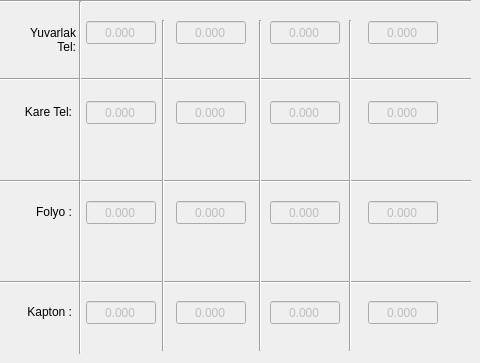
     <widget class="QWidget" name="tab_2">
      <attribute name="title">
       <string>Agirliklar</string>
      </attribute>
      <widget class="Line" name="line_31">
       <property name="geometry">
        <rect>
         <x>0</x>
         <y>71</y>
         <width>471</width>
         <height>16</height>
        </rect>
       </property>
       <property name="orientation">
        <enum>Qt::Horizontal</enum>
       </property>
      </widget>
      <widget class="QLabel" name="label_466">
       <property name="geometry">
        <rect>
         <x>15</x>
         <y>104</y>
         <width>57</width>
         <height>16</height>
        </rect>
       </property>
       <property name="layoutDirection">
        <enum>Qt::LeftToRight</enum>
       </property>
       <property name="text">
        <string>Kare Tel:</string>
       </property>
       <property name="alignment">
        <set>Qt::AlignRight|Qt::AlignTrailing|Qt::AlignVCenter</set>
       </property>
      </widget>
      <widget class="Line" name="line_39">
       <property name="geometry">
        <rect>
         <x>0</x>
         <y>274</y>
         <width>471</width>
         <height>16</height>
        </rect>
       </property>
       <property name="orientation">
        <enum>Qt::Horizontal</enum>
       </property>
      </widget>
      <widget class="QLabel" name="label_465">
       <property name="geometry">
        <rect>
         <x>15</x>
         <y>24</y>
         <width>61</width>
         <height>31</height>
        </rect>
       </property>
       <property name="layoutDirection">
        <enum>Qt::LeftToRight</enum>
       </property>
       <property name="text">
        <string>Yuvarlak 
 Tel:</string>
       </property>
       <property name="alignment">
        <set>Qt::AlignRight|Qt::AlignTrailing|Qt::AlignVCenter</set>
       </property>
      </widget>
      <widget class="QLabel" name="label_468">
       <property name="geometry">
        <rect>
         <x>15</x>
         <y>304</y>
         <width>57</width>
         <height>16</height>
        </rect>
       </property>
       <property name="layoutDirection">
        <enum>Qt::LeftToRight</enum>
       </property>
       <property name="text">
        <string>Kapton :</string>
       </property>
       <property name="alignment">
        <set>Qt::AlignRight|Qt::AlignTrailing|Qt::AlignVCenter</set>
       </property>
      </widget>
      <widget class="QLabel" name="label_467">
       <property name="geometry">
        <rect>
         <x>15</x>
         <y>204</y>
         <width>57</width>
         <height>16</height>
        </rect>
       </property>
       <property name="layoutDirection">
        <enum>Qt::LeftToRight</enum>
       </property>
       <property name="text">
        <string>Folyo :</string>
       </property>
       <property name="alignment">
        <set>Qt::AlignRight|Qt::AlignTrailing|Qt::AlignVCenter</set>
       </property>
      </widget>
      <widget class="Line" name="line_34">
       <property name="geometry">
        <rect>
         <x>0</x>
         <y>173</y>
         <width>471</width>
         <height>16</height>
        </rect>
       </property>
       <property name="orientation">
        <enum>Qt::Horizontal</enum>
       </property>
      </widget>
      <widget class="Line" name="line_30">
       <property name="geometry">
        <rect>
         <x>0</x>
         <y>-7</y>
         <width>471</width>
         <height>16</height>
        </rect>
       </property>
       <property name="orientation">
        <enum>Qt::Horizontal</enum>
       </property>
      </widget>
      <widget class="QDoubleSpinBox" name="doubleSpinBox_tel_agirlik_1">
       <property name="enabled">
        <bool>false</bool>
       </property>
       <property name="geometry">
        <rect>
         <x>86</x>
         <y>20</y>
         <width>70</width>
         <height>25</height>
        </rect>
       </property>
       <property name="alignment">
        <set>Qt::AlignCenter</set>
       </property>
       <property name="buttonSymbols">
        <enum>QAbstractSpinBox::NoButtons</enum>
       </property>
       <property name="decimals">
        <number>3</number>
       </property>
       <property name="maximum">
        <double>9000.000000000000000</double>
       </property>
      </widget>
      <widget class="QDoubleSpinBox" name="doubleSpinBox_tel_agirlik_2">
       <property name="enabled">
        <bool>false</bool>
       </property>
       <property name="geometry">
        <rect>
         <x>176</x>
         <y>20</y>
         <width>70</width>
         <height>25</height>
        </rect>
       </property>
       <property name="alignment">
        <set>Qt::AlignCenter</set>
       </property>
       <property name="buttonSymbols">
        <enum>QAbstractSpinBox::NoButtons</enum>
       </property>
       <property name="decimals">
        <number>3</number>
       </property>
       <property name="maximum">
        <double>9000.000000000000000</double>
       </property>
      </widget>
      <widget class="QDoubleSpinBox" name="doubleSpinBox_tel_agirlik_3">
       <property name="enabled">
        <bool>false</bool>
       </property>
       <property name="geometry">
        <rect>
         <x>270</x>
         <y>20</y>
         <width>70</width>
         <height>25</height>
        </rect>
       </property>
       <property name="alignment">
        <set>Qt::AlignCenter</set>
       </property>
       <property name="buttonSymbols">
        <enum>QAbstractSpinBox::NoButtons</enum>
       </property>
       <property name="decimals">
        <number>3</number>
       </property>
       <property name="maximum">
        <double>9000.000000000000000</double>
       </property>
      </widget>
      <widget class="QDoubleSpinBox" name="doubleSpinBox_tel_agirlik_4">
       <property name="enabled">
        <bool>false</bool>
       </property>
       <property name="geometry">
        <rect>
         <x>368</x>
         <y>20</y>
         <width>70</width>
         <height>25</height>
        </rect>
       </property>
       <property name="alignment">
        <set>Qt::AlignCenter</set>
       </property>
       <property name="buttonSymbols">
        <enum>QAbstractSpinBox::NoButtons</enum>
       </property>
       <property name="decimals">
        <number>3</number>
       </property>
       <property name="maximum">
        <double>9000.000000000000000</double>
       </property>
      </widget>
      <widget class="QDoubleSpinBox" name="doubleSpinBox_karetel_agirlik_1">
       <property name="enabled">
        <bool>false</bool>
       </property>
       <property name="geometry">
        <rect>
         <x>86</x>
         <y>100</y>
         <width>70</width>
         <height>25</height>
        </rect>
       </property>
       <property name="alignment">
        <set>Qt::AlignCenter</set>
       </property>
       <property name="buttonSymbols">
        <enum>QAbstractSpinBox::NoButtons</enum>
       </property>
       <property name="decimals">
        <number>3</number>
       </property>
       <property name="maximum">
        <double>9000.000000000000000</double>
       </property>
      </widget>
      <widget class="Line" name="line">
       <property name="geometry">
        <rect>
         <x>153</x>
         <y>20</y>
         <width>20</width>
         <height>331</height>
        </rect>
       </property>
       <property name="orientation">
        <enum>Qt::Vertical</enum>
       </property>
      </widget>
      <widget class="Line" name="line_2">
       <property name="geometry">
        <rect>
         <x>250</x>
         <y>20</y>
         <width>20</width>
         <height>331</height>
        </rect>
       </property>
       <property name="orientation">
        <enum>Qt::Vertical</enum>
       </property>
      </widget>
      <widget class="Line" name="line_3">
       <property name="geometry">
        <rect>
         <x>340</x>
         <y>20</y>
         <width>20</width>
         <height>331</height>
        </rect>
       </property>
       <property name="orientation">
        <enum>Qt::Vertical</enum>
       </property>
      </widget>
      <widget class="Line" name="line_4">
       <property name="geometry">
        <rect>
         <x>70</x>
         <y>1</y>
         <width>20</width>
         <height>353</height>
        </rect>
       </property>
       <property name="orientation">
        <enum>Qt::Vertical</enum>
       </property>
      </widget>
      <widget class="QDoubleSpinBox" name="doubleSpinBox_karetel_agirlik_2">
       <property name="enabled">
        <bool>false</bool>
       </property>
       <property name="geometry">
        <rect>
         <x>176</x>
         <y>100</y>
         <width>70</width>
         <height>25</height>
        </rect>
       </property>
       <property name="alignment">
        <set>Qt::AlignCenter</set>
       </property>
       <property name="buttonSymbols">
        <enum>QAbstractSpinBox::NoButtons</enum>
       </property>
       <property name="decimals">
        <number>3</number>
       </property>
       <property name="maximum">
        <double>9000.000000000000000</double>
       </property>
      </widget>
      <widget class="QDoubleSpinBox" name="doubleSpinBox_karetel_agirlik_3">
       <property name="enabled">
        <bool>false</bool>
       </property>
       <property name="geometry">
        <rect>
         <x>270</x>
         <y>100</y>
         <width>70</width>
         <height>25</height>
        </rect>
       </property>
       <property name="alignment">
        <set>Qt::AlignCenter</set>
       </property>
       <property name="buttonSymbols">
        <enum>QAbstractSpinBox::NoButtons</enum>
       </property>
       <property name="decimals">
        <number>3</number>
       </property>
       <property name="maximum">
        <double>9000.000000000000000</double>
       </property>
      </widget>
      <widget class="QDoubleSpinBox" name="doubleSpinBox_karetel_agirlik_4">
       <property name="enabled">
        <bool>false</bool>
       </property>
       <property name="geometry">
        <rect>
         <x>368</x>
         <y>100</y>
         <width>70</width>
         <height>25</height>
        </rect>
       </property>
       <property name="alignment">
        <set>Qt::AlignCenter</set>
       </property>
       <property name="buttonSymbols">
        <enum>QAbstractSpinBox::NoButtons</enum>
       </property>
       <property name="decimals">
        <number>3</number>
       </property>
       <property name="maximum">
        <double>9000.000000000000000</double>
       </property>
      </widget>
      <widget class="QDoubleSpinBox" name="doubleSpinBox_folyo_agirlik_1">
       <property name="enabled">
        <bool>false</bool>
       </property>
       <property name="geometry">
        <rect>
         <x>86</x>
         <y>200</y>
         <width>70</width>
         <height>25</height>
        </rect>
       </property>
       <property name="alignment">
        <set>Qt::AlignCenter</set>
       </property>
       <property name="buttonSymbols">
        <enum>QAbstractSpinBox::NoButtons</enum>
       </property>
       <property name="decimals">
        <number>3</number>
       </property>
       <property name="maximum">
        <double>9000.000000000000000</double>
       </property>
      </widget>
      <widget class="QDoubleSpinBox" name="doubleSpinBox_folyo_agirlik_2">
       <property name="enabled">
        <bool>false</bool>
       </property>
       <property name="geometry">
        <rect>
         <x>176</x>
         <y>200</y>
         <width>70</width>
         <height>25</height>
        </rect>
       </property>
       <property name="alignment">
        <set>Qt::AlignCenter</set>
       </property>
       <property name="buttonSymbols">
        <enum>QAbstractSpinBox::NoButtons</enum>
       </property>
       <property name="decimals">
        <number>3</number>
       </property>
       <property name="maximum">
        <double>9000.000000000000000</double>
       </property>
      </widget>
      <widget class="QDoubleSpinBox" name="doubleSpinBox_folyo_agirlik_3">
       <property name="enabled">
        <bool>false</bool>
       </property>
       <property name="geometry">
        <rect>
         <x>270</x>
         <y>200</y>
         <width>70</width>
         <height>25</height>
        </rect>
       </property>
       <property name="alignment">
        <set>Qt::AlignCenter</set>
       </property>
       <property name="buttonSymbols">
        <enum>QAbstractSpinBox::NoButtons</enum>
       </property>
       <property name="decimals">
        <number>3</number>
       </property>
       <property name="maximum">
        <double>9000.000000000000000</double>
       </property>
      </widget>
      <widget class="QDoubleSpinBox" name="doubleSpinBox_folyo_agirlik_4">
       <property name="enabled">
        <bool>false</bool>
       </property>
       <property name="geometry">
        <rect>
         <x>368</x>
         <y>200</y>
         <width>70</width>
         <height>25</height>
        </rect>
       </property>
       <property name="alignment">
        <set>Qt::AlignCenter</set>
       </property>
       <property name="buttonSymbols">
        <enum>QAbstractSpinBox::NoButtons</enum>
       </property>
       <property name="decimals">
        <number>3</number>
       </property>
       <property name="maximum">
        <double>9000.000000000000000</double>
       </property>
      </widget>
      <widget class="QDoubleSpinBox" name="doubleSpinBox_kapton_agirlik_1">
       <property name="enabled">
        <bool>false</bool>
       </property>
       <property name="geometry">
        <rect>
         <x>86</x>
         <y>300</y>
         <width>70</width>
         <height>25</height>
        </rect>
       </property>
       <property name="alignment">
        <set>Qt::AlignCenter</set>
       </property>
       <property name="buttonSymbols">
        <enum>QAbstractSpinBox::NoButtons</enum>
       </property>
       <property name="decimals">
        <number>3</number>
       </property>
       <property name="maximum">
        <double>9000.000000000000000</double>
       </property>
      </widget>
      <widget class="QDoubleSpinBox" name="doubleSpinBox_kapton_agirlik_2">
       <property name="enabled">
        <bool>false</bool>
       </property>
       <property name="geometry">
        <rect>
         <x>176</x>
         <y>300</y>
         <width>70</width>
         <height>25</height>
        </rect>
       </property>
       <property name="alignment">
        <set>Qt::AlignCenter</set>
       </property>
       <property name="buttonSymbols">
        <enum>QAbstractSpinBox::NoButtons</enum>
       </property>
       <property name="decimals">
        <number>3</number>
       </property>
       <property name="maximum">
        <double>9000.000000000000000</double>
       </property>
      </widget>
      <widget class="QDoubleSpinBox" name="doubleSpinBox_kapton_agirlik_3">
       <property name="enabled">
        <bool>false</bool>
       </property>
       <property name="geometry">
        <rect>
         <x>270</x>
         <y>300</y>
         <width>70</width>
         <height>25</height>
        </rect>
       </property>
       <property name="alignment">
        <set>Qt::AlignCenter</set>
       </property>
       <property name="buttonSymbols">
        <enum>QAbstractSpinBox::NoButtons</enum>
       </property>
       <property name="decimals">
        <number>3</number>
       </property>
       <property name="maximum">
        <double>9000.000000000000000</double>
       </property>
      </widget>
      <widget class="QDoubleSpinBox" name="doubleSpinBox_kapton_agirlik_4">
       <property name="enabled">
        <bool>false</bool>
       </property>
       <property name="geometry">
        <rect>
         <x>368</x>
         <y>300</y>
         <width>70</width>
         <height>25</height>
        </rect>
       </property>
       <property name="alignment">
        <set>Qt::AlignCenter</set>
       </property>
       <property name="buttonSymbols">
        <enum>QAbstractSpinBox::NoButtons</enum>
       </property>
       <property name="decimals">
        <number>3</number>
       </property>
       <property name="maximum">
        <double>9000.000000000000000</double>
       </property>
      </widget>
     </widget>
